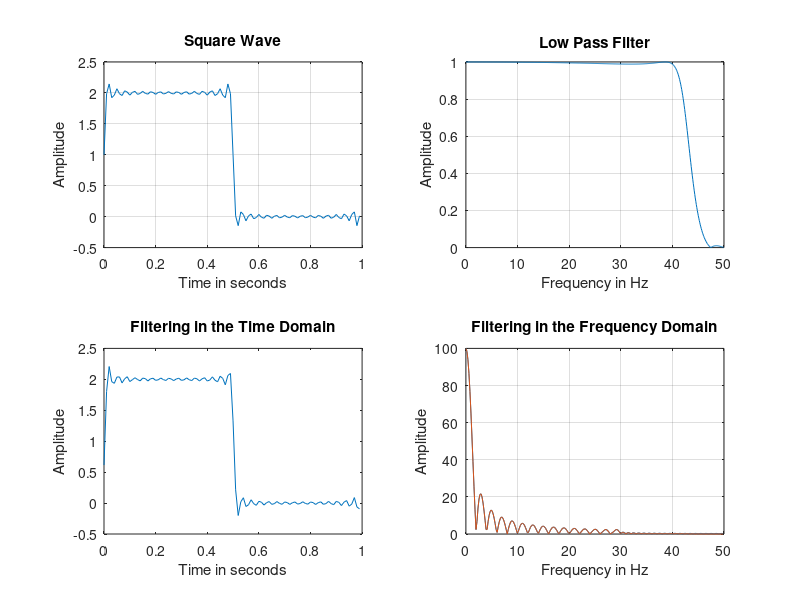

This chart was generated by the following MATLAB code:
% Run 1

Fs = 100;
t = (0:99)/Fs;
A = 2;
w0 = 2*pi*1;
s = (sin(w0*t));
for n = 3:2:30
    s = s+1/n*sin(n*w0*t);
end
s = A/2 + (2*A)/pi*s;
subplot(2, 2, 1)
plot(t,s),grid
xlabel('Time in seconds')
ylabel('Amplitude')
title('Square Wave')

% Run 2

m = 3;
Rp = 0.1;
Rs = 40;
Wn = 0.8;
[b, a] = ellip(m,Rp,Rs,Wn);
[H,w] = freqz(b,a);
subplot(2, 2, 2)
plot(w*Fs/(2*pi),abs(H)),grid
xlabel('Frequency in Hz');
ylabel('Amplitude')
title('Low Pass Filter')

% Run 3 Part 1

sf = filter(b,a,s);
subplot(2, 2, 3)
plot(t,sf)
xlabel('Time in seconds');
ylabel('Amplitude')
title('Filtering in the Time Domain')

% Run 3 Part 2
S = fft(s, 512);
SF = fft(sf, 512);
f = (0:255)/256*(Fs/2);
subplot(2, 2, 4)
vari = abs([S(1:256);SF(1:256);]);
plot(f, vari), grid
xlabel('Frequency in Hz');
ylabel('Amplitude')
title('Filtering in the Frequency Domain')

